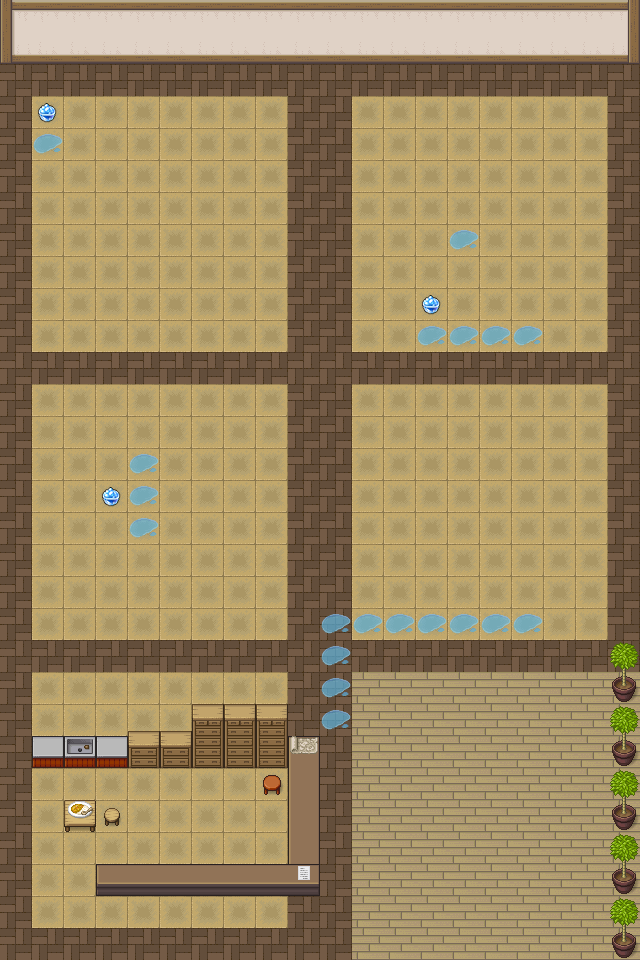

A 2D game scene composited from a Tiled map and its tileset images. What follows is a short description and the map's XML, with each tile layer's data collapsed to a summary:
An orthogonal 20x30 tile map with 32x32 px tiles, 3 tile layers (bgLayer, furnitureLayer, itemLayer), 2 tilesets.

<map version="1.5" tiledversion="1.7.2" orientation="orthogonal" renderorder="right-down" width="20" height="30" tilewidth="32" tileheight="32" infinite="0" nextlayerid="4" nextobjectid="1">
 <tileset firstgid="1" name="wallTS" tilewidth="32" tileheight="32" tilecount="1064" columns="8">
  <image source="wallTS.png" width="256" height="4256" />
 </tileset>
 <tileset firstgid="1065" name="milkTS" tilewidth="32" tileheight="32" tilecount="420" columns="14">
  <image source="milkTS.png" width="448" height="960" />
 </tileset>
 <layer id="1" name="bgLayer" width="20" height="30">
  <data>[600 cells, 600 non-empty, 9 distinct tile ids]</data>
 </layer>
 <layer id="2" name="furnitureLayer" width="20" height="30">
  <data>[600 cells, 27 non-empty, 16 distinct tile ids]</data>
 </layer>
 <layer id="3" name="itemLayer" width="20" height="30">
  <data>[600 cells, 35 non-empty, 7 distinct tile ids]</data>
 </layer>
</map>
